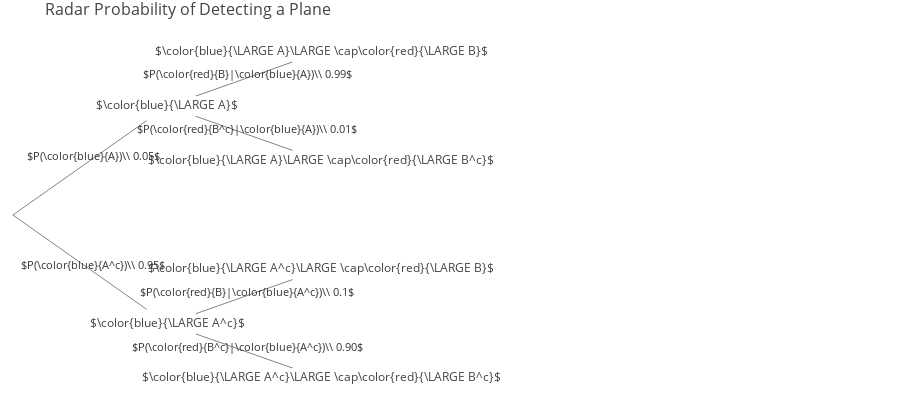

Notebook cell for this chart:
### Markdown cell above
### Conditional Probabilities

$P(A|B) = \frac{P(A\cap B)}{P(B)}$

$P(A|B)$ reads as *" probability of $A$ given $B$ "*

### Code cell
#Create a TreeGraph instance that shows the conditional probabilities of a radar when detecting planes:

radar_nodes = {0:('',[1,2]), #(Node name, [children])
               1:('$\color{blue}{\LARGE A}$',[3,4]),
               2:('$\color{blue}{\LARGE A^c}$',[5,6]),
               3:('$\color{blue}{\LARGE A}\LARGE \cap\color{red}{\LARGE B}$',None),
               4:('$\color{blue}{\LARGE A}\LARGE \cap\color{red}{\LARGE B^c}$',None),
               5:('$\color{blue}{\LARGE A^c}\LARGE \cap\color{red}{\LARGE B}$',None),
               6:('$\color{blue}{\LARGE A^c}\LARGE \cap\color{red}{\LARGE B^c}$',None)}

edge_labels = {'01':'$P(\color{blue}{A})\\\ 0.05$',
               '02':'$P(\color{blue}{A^c})\\\ 0.95$',
               '13':'$P(\color{red}{B}|\color{blue}{A})\\\ 0.99$',
               '14':'$P(\color{red}{B^c}|\color{blue}{A})\\\ 0.01$',
               '25':'$P(\color{red}{B}|\color{blue}{A^c})\\\ 0.1$',
               '26':'$P(\color{red}{B^c}|\color{blue}{A^c})\\\ 0.90$'}

edge_weights = {'01':0.05,'02':0.95,'13':0.99,'14':0.01,'25':0.1,'26':0.9}

G = TreeGraph(orientation='h',root=radar_nodes[0][0],spread=2,gap=0.12,
              nodes=radar_nodes,edge_weights=edge_weights,edge_labels=edge_labels)

G.generic_plotly_plot("Radar Probability of Detecting a Plane", 
                    title_pos=0.05, height=400, width=None,legend=False)

### Figure 1 — Plotly figure (JSON) as saved in the notebook; plotly's stock layout.template omitted (floating-point values rounded to 4 significant figures)
{"data": [{"marker": {"color": [], "showscale": false, "size": 0}, "mode": "text", "text": [], "type": "scatter", "uid": "e7454fd7-c0dd-4d75-953f-aab5780ddcf7", "x": [0], "y": [0.5]}, {"line": {"color": "#777", "width": 0.9}, "mode": "lines", "text": [], "type": "scatter", "uid": "f0e3b049-dc42-4235-a29c-c2c8cfaef5ff", "x": [0, 0.12, null, 0, 0.12, null, 0.12, 0.24, null, 0.12, 0.24, null, 0.12, 0.24, null, 0.12, 0.24, null], "y": [0.5, 1, null, 0.5, 0, null, 1, 1.25, null, 1, 0.75, null, 0, 0.25, null, 0, -0.25, null]}, {"marker": {"color": ["white", "white", "white", "white", "white", "white"], "showscale": false, "size": 70, "symbol": "diamond-wide"}, "mode": "markers+text", "name": "Nodes", "showlegend": false, "text": ["$\\color{blue}{\\LARGE A}$", "$\\color{blue}{\\LARGE A^c}$", "$\\color{blue}{\\LARGE A}\\LARGE \\cap\\color{red}{\\LARGE B}$", "$\\color{blue}{\\LARGE A}\\LARGE \\cap\\color{red}{\\LARGE B^c}$", "$\\color{blue}{\\LARGE A^c}\\LARGE \\cap\\color{red}{\\LARGE B}$", "$\\color{blue}{\\LARGE A^c}\\LARGE \\cap\\color{red}{\\LARGE B^c}$"], "textfont": {"size": 12}, "type": "scatter", "uid": "fd14a54e-d078-4070-ad7b-b71089117e63", "x": [0.12, 0.12, 0.24, 0.24, 0.24, 0.24], "y": [1, 0, 1.25, 0.75, 0.25, -0.25]}], "layout": {"annotations": [{"align": "center", "arrowsize": 1, "arrowwidth": 1, "ax": 3, "ay": -5, "borderpad": 1, "font": {"color": "#333", "size": 11}, "showarrow": true, "text": "$P(\\color{blue}{A})\\\\ 0.05$", "x": 0.06, "xref": "x", "y": 0.75, "yref": "y"}, {"align": "center", "arrowsize": 1, "arrowwidth": 1, "ax": 3, "ay": -5, "borderpad": 1, "font": {"color": "#333", "size": 11}, "showarrow": true, "text": "$P(\\color{blue}{A^c})\\\\ 0.95$", "x": 0.06, "xref": "x", "y": 0.25, "yref": "y"}, {"align": "center", "arrowsize": 1, "arrowwidth": 1, "ax": 3, "ay": -5, "borderpad": 1, "font": {"color": "#333", "size": 11}, "showarrow": true, "text": "$P(\\color{red}{B}|\\color{blue}{A})\\\\ 0.99$", "x": 0.18, "xref": "x", "y": 1.125, "yref": "y"}, {"align": "center", "arrowsize": 1, "arrowwidth": 1, "ax": 3, "ay": -5, "borderpad": 1, "font": {"color": "#333", "size": 11}, "showarrow": true, "text": "$P(\\color{red}{B^c}|\\color{blue}{A})\\\\ 0.01$", "x": 0.18, "xref": "x", "y": 0.875, "yref": "y"}, {"align": "center", "arrowsize": 1, "arrowwidth": 1, "ax": 3, "ay": -5, "borderpad": 1, "font": {"color": "#333", "size": 11}, "showarrow": true, "text": "$P(\\color{red}{B}|\\color{blue}{A^c})\\\\ 0.1$", "x": 0.18, "xref": "x", "y": 0.125, "yref": "y"}, {"align": "center", "arrowsize": 1, "arrowwidth": 1, "ax": 3, "ay": -5, "borderpad": 1, "font": {"color": "#333", "size": 11}, "showarrow": true, "text": "$P(\\color{red}{B^c}|\\color{blue}{A^c})\\\\ 0.90$", "x": 0.18, "xref": "x", "y": -0.125, "yref": "y"}], "autosize": true, "height": 400, "hovermode": "closest", "margin": {"b": 0, "l": 0, "r": 0, "t": 30}, "showlegend": false, "title": {"font": {"size": 16}, "text": "Radar Probability of Detecting a Plane", "x": 0.05}, "width": 900, "xaxis": {"range": [-0.01, 0.69], "showgrid": false, "showticklabels": false, "zeroline": false}, "yaxis": {"range": [-0.35, 1.35], "showgrid": false, "showticklabels": false, "zeroline": false}}}
